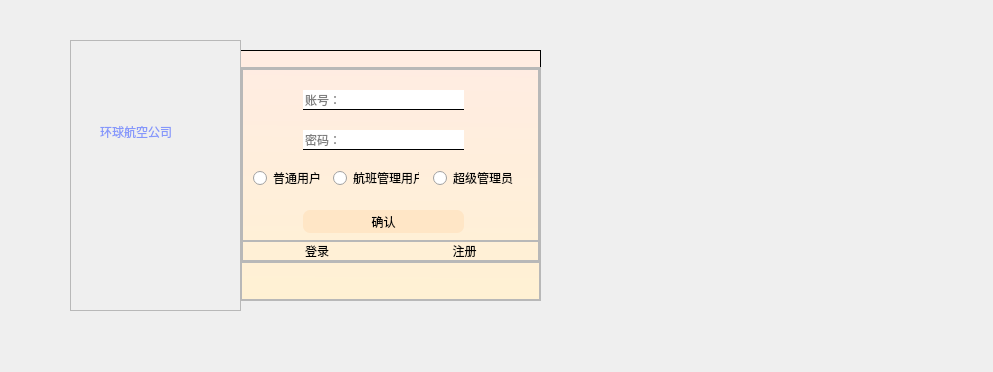
<?xml version="1.0" encoding="UTF-8"?>
<ui version="4.0">
 <class>LoginWindow</class>
 <widget class="QMainWindow" name="LoginWindow">
  <property name="geometry">
   <rect>
    <x>0</x>
    <y>0</y>
    <width>993</width>
    <height>372</height>
   </rect>
  </property>
  <property name="windowTitle">
   <string>MainWindow</string>
  </property>
  <widget class="QWidget" name="centralwidget">
   <widget class="QFrame" name="frame">
    <property name="geometry">
     <rect>
      <x>70</x>
      <y>40</y>
      <width>171</width>
      <height>271</height>
     </rect>
    </property>
    <property name="styleSheet">
     <string notr="true">#frame{
image: url(:/imag/imag/login1.png);
image-border-radius:20px;
}</string>
    </property>
    <property name="frameShape">
     <enum>QFrame::StyledPanel</enum>
    </property>
    <property name="frameShadow">
     <enum>QFrame::Raised</enum>
    </property>
    <widget class="QLabel" name="label">
     <property name="geometry">
      <rect>
       <x>30</x>
       <y>80</y>
       <width>126</width>
       <height>23</height>
      </rect>
     </property>
     <property name="styleSheet">
      <string notr="true">
font: 16pt &quot;华文行楷&quot;;
color: rgb(133, 151, 251);</string>
     </property>
     <property name="text">
      <string>环球航空公司</string>
     </property>
    </widget>
   </widget>
   <widget class="QFrame" name="frame_2">
    <property name="geometry">
     <rect>
      <x>240</x>
      <y>50</y>
      <width>301</width>
      <height>251</height>
     </rect>
    </property>
    <property name="styleSheet">
     <string notr="true">#frame_2{
	background-color: qlineargradient(spread:pad, x1:0, y1:1, x2:0.0113636, y2:0, stop:0 rgba(255, 241, 211, 255), stop:1 rgba(255, 236, 227, 255));
}</string>
    </property>
    <property name="frameShape">
     <enum>QFrame::StyledPanel</enum>
    </property>
    <property name="frameShadow">
     <enum>QFrame::Raised</enum>
    </property>
    <widget class="QFrame" name="frame_3">
     <property name="geometry">
      <rect>
       <x>0</x>
       <y>17</y>
       <width>301</width>
       <height>234</height>
      </rect>
     </property>
     <property name="sizePolicy">
      <sizepolicy hsizetype="Preferred" vsizetype="Expanding">
       <horstretch>0</horstretch>
       <verstretch>0</verstretch>
      </sizepolicy>
     </property>
     <property name="minimumSize">
      <size>
       <width>301</width>
       <height>234</height>
      </size>
     </property>
     <property name="frameShape">
      <enum>QFrame::StyledPanel</enum>
     </property>
     <property name="frameShadow">
      <enum>QFrame::Raised</enum>
     </property>
     <layout class="QVBoxLayout" name="verticalLayout">
      <property name="spacing">
       <number>0</number>
      </property>
      <property name="leftMargin">
       <number>0</number>
      </property>
      <property name="topMargin">
       <number>0</number>
      </property>
      <property name="rightMargin">
       <number>0</number>
      </property>
      <property name="bottomMargin">
       <number>0</number>
      </property>
      <item>
       <widget class="QFrame" name="frame_4">
        <property name="sizePolicy">
         <sizepolicy hsizetype="Preferred" vsizetype="Preferred">
          <horstretch>0</horstretch>
          <verstretch>18</verstretch>
         </sizepolicy>
        </property>
        <property name="frameShape">
         <enum>QFrame::StyledPanel</enum>
        </property>
        <property name="frameShadow">
         <enum>QFrame::Raised</enum>
        </property>
        <layout class="QVBoxLayout" name="verticalLayout_3">
         <property name="spacing">
          <number>0</number>
         </property>
         <property name="leftMargin">
          <number>0</number>
         </property>
         <property name="topMargin">
          <number>0</number>
         </property>
         <property name="rightMargin">
          <number>0</number>
         </property>
         <property name="bottomMargin">
          <number>0</number>
         </property>
         <item>
          <widget class="QFrame" name="frame_6">
           <property name="sizePolicy">
            <sizepolicy hsizetype="Preferred" vsizetype="Expanding">
             <horstretch>0</horstretch>
             <verstretch>7</verstretch>
            </sizepolicy>
           </property>
           <property name="frameShape">
            <enum>QFrame::StyledPanel</enum>
           </property>
           <property name="frameShadow">
            <enum>QFrame::Raised</enum>
           </property>
           <layout class="QVBoxLayout" name="verticalLayout_4">
            <property name="spacing">
             <number>0</number>
            </property>
            <property name="leftMargin">
             <number>0</number>
            </property>
            <property name="topMargin">
             <number>0</number>
            </property>
            <property name="rightMargin">
             <number>0</number>
            </property>
            <property name="bottomMargin">
             <number>0</number>
            </property>
            <item>
             <widget class="QStackedWidget" name="stackedWidget_2">
              <property name="styleSheet">
               <string notr="true">QLineEdit{
	border:none;
	border-bottom:1px solid black;
}
QPushButton{
	border-radius:7px;
	background-color: rgb(255, 230, 198);
}
QPushButton:pressed{
	padding-top:3px;
	padding-left:3px;
}</string>
              </property>
              <property name="currentIndex">
               <number>0</number>
              </property>
              <widget class="QWidget" name="page_login">
               <widget class="QPushButton" name="pushButton_L_confirm">
                <property name="geometry">
                 <rect>
                  <x>60</x>
                  <y>140</y>
                  <width>161</width>
                  <height>23</height>
                 </rect>
                </property>
                <property name="text">
                 <string>确认</string>
                </property>
               </widget>
               <widget class="QRadioButton" name="radioButton_user">
                <property name="geometry">
                 <rect>
                  <x>10</x>
                  <y>100</y>
                  <width>71</width>
                  <height>16</height>
                 </rect>
                </property>
                <property name="text">
                 <string>普通用户</string>
                </property>
               </widget>
               <widget class="QRadioButton" name="radioButton_manageruser">
                <property name="geometry">
                 <rect>
                  <x>90</x>
                  <y>100</y>
                  <width>86</width>
                  <height>16</height>
                 </rect>
                </property>
                <property name="text">
                 <string>航班管理用户</string>
                </property>
               </widget>
               <widget class="QRadioButton" name="radioButton_supermanager">
                <property name="geometry">
                 <rect>
                  <x>190</x>
                  <y>100</y>
                  <width>86</width>
                  <height>16</height>
                 </rect>
                </property>
                <property name="text">
                 <string>超级管理员</string>
                </property>
               </widget>
               <widget class="QLineEdit" name="lineEdit_L_password">
                <property name="geometry">
                 <rect>
                  <x>60</x>
                  <y>60</y>
                  <width>161</width>
                  <height>20</height>
                 </rect>
                </property>
                <property name="echoMode">
                 <enum>QLineEdit::Password</enum>
                </property>
                <property name="placeholderText">
                 <string>密码：</string>
                </property>
               </widget>
               <widget class="QLineEdit" name="lineEdit_L_account">
                <property name="geometry">
                 <rect>
                  <x>60</x>
                  <y>20</y>
                  <width>161</width>
                  <height>20</height>
                 </rect>
                </property>
                <property name="placeholderText">
                 <string>账号：</string>
                </property>
               </widget>
              </widget>
              <widget class="QWidget" name="page_register">
               <widget class="QLineEdit" name="lineEdit_R_account">
                <property name="geometry">
                 <rect>
                  <x>70</x>
                  <y>20</y>
                  <width>151</width>
                  <height>17</height>
                 </rect>
                </property>
                <property name="placeholderText">
                 <string>账号：</string>
                </property>
               </widget>
               <widget class="QLineEdit" name="lineEdit_R_password">
                <property name="geometry">
                 <rect>
                  <x>70</x>
                  <y>60</y>
                  <width>151</width>
                  <height>17</height>
                 </rect>
                </property>
                <property name="echoMode">
                 <enum>QLineEdit::Password</enum>
                </property>
                <property name="placeholderText">
                 <string>密码：</string>
                </property>
               </widget>
               <widget class="QLineEdit" name="lineEdit_R_repassword">
                <property name="geometry">
                 <rect>
                  <x>70</x>
                  <y>100</y>
                  <width>151</width>
                  <height>17</height>
                 </rect>
                </property>
                <property name="echoMode">
                 <enum>QLineEdit::Password</enum>
                </property>
                <property name="placeholderText">
                 <string>确认密码：</string>
                </property>
               </widget>
               <widget class="QPushButton" name="pushButton_R_confirm">
                <property name="geometry">
                 <rect>
                  <x>60</x>
                  <y>140</y>
                  <width>161</width>
                  <height>21</height>
                 </rect>
                </property>
                <property name="text">
                 <string>注册</string>
                </property>
               </widget>
              </widget>
             </widget>
            </item>
           </layout>
          </widget>
         </item>
         <item>
          <widget class="QFrame" name="frame_7">
           <property name="sizePolicy">
            <sizepolicy hsizetype="Preferred" vsizetype="Expanding">
             <horstretch>0</horstretch>
             <verstretch>0</verstretch>
            </sizepolicy>
           </property>
           <property name="frameShape">
            <enum>QFrame::StyledPanel</enum>
           </property>
           <property name="frameShadow">
            <enum>QFrame::Raised</enum>
           </property>
           <layout class="QHBoxLayout" name="horizontalLayout">
            <property name="spacing">
             <number>0</number>
            </property>
            <property name="leftMargin">
             <number>0</number>
            </property>
            <property name="topMargin">
             <number>0</number>
            </property>
            <property name="rightMargin">
             <number>0</number>
            </property>
            <property name="bottomMargin">
             <number>0</number>
            </property>
            <item>
             <widget class="QPushButton" name="pushButton_Login">
              <property name="styleSheet">
               <string notr="true">QPushButton{
	border:none;
}
QPushButton:hover{
	padding-bottom:3px;
	padding-left:3px;
}</string>
              </property>
              <property name="text">
               <string>登录</string>
              </property>
              <property name="icon">
               <iconset resource="../res.qrc">
                <normaloff>:/imag/imag/login_icon.png</normaloff>:/imag/imag/login_icon.png</iconset>
              </property>
             </widget>
            </item>
            <item>
             <widget class="QPushButton" name="pushButton_Register">
              <property name="styleSheet">
               <string notr="true">QPushButton{
	border:none;
}
QPushButton:hover{

	padding-bottom:3px;
	padding-left:3px;
}</string>
              </property>
              <property name="text">
               <string>注册</string>
              </property>
              <property name="icon">
               <iconset resource="../res.qrc">
                <normaloff>:/imag/imag/login_icon2.png</normaloff>:/imag/imag/login_icon2.png</iconset>
              </property>
             </widget>
            </item>
           </layout>
          </widget>
         </item>
        </layout>
       </widget>
      </item>
      <item>
       <widget class="QFrame" name="frame_5">
        <property name="sizePolicy">
         <sizepolicy hsizetype="Preferred" vsizetype="Expanding">
          <horstretch>0</horstretch>
          <verstretch>2</verstretch>
         </sizepolicy>
        </property>
        <property name="frameShape">
         <enum>QFrame::StyledPanel</enum>
        </property>
        <property name="frameShadow">
         <enum>QFrame::Raised</enum>
        </property>
        <layout class="QVBoxLayout" name="verticalLayout_2">
         <property name="spacing">
          <number>0</number>
         </property>
         <property name="leftMargin">
          <number>0</number>
         </property>
         <property name="topMargin">
          <number>0</number>
         </property>
         <property name="rightMargin">
          <number>0</number>
         </property>
         <property name="bottomMargin">
          <number>0</number>
         </property>
         <item>
          <widget class="QStackedWidget" name="stackedWidget">
           <property name="sizePolicy">
            <sizepolicy hsizetype="Preferred" vsizetype="Preferred">
             <horstretch>0</horstretch>
             <verstretch>1</verstretch>
            </sizepolicy>
           </property>
           <property name="currentIndex">
            <number>0</number>
           </property>
           <widget class="QWidget" name="page"/>
           <widget class="QWidget" name="page_2">
            <layout class="QHBoxLayout" name="horizontalLayout_2">
             <item>
              <widget class="QLabel" name="label_2">
               <property name="styleSheet">
                <string notr="true">color:rgb(255, 0, 0)</string>
               </property>
               <property name="text">
                <string>             账号或密码不能为空！</string>
               </property>
              </widget>
             </item>
            </layout>
           </widget>
           <widget class="QWidget" name="page_3">
            <widget class="QLabel" name="label_3">
             <property name="geometry">
              <rect>
               <x>93</x>
               <y>9</y>
               <width>99</width>
               <height>12</height>
              </rect>
             </property>
             <property name="styleSheet">
              <string notr="true">color:rgb(255, 0, 0);</string>
             </property>
             <property name="text">
              <string>账号或密码错误！</string>
             </property>
            </widget>
           </widget>
           <widget class="QWidget" name="page_4">
            <widget class="QLabel" name="label_4">
             <property name="geometry">
              <rect>
               <x>110</x>
               <y>7</y>
               <width>71</width>
               <height>14</height>
              </rect>
             </property>
             <property name="styleSheet">
              <string notr="true">color:rgb(255, 0, 0)</string>
             </property>
             <property name="text">
              <string>未选择角色！</string>
             </property>
            </widget>
           </widget>
           <widget class="QWidget" name="page_5">
            <layout class="QHBoxLayout" name="horizontalLayout_3">
             <item>
              <widget class="QLabel" name="label_5">
               <property name="styleSheet">
                <string notr="true">color: rgb(255, 0, 0);</string>
               </property>
               <property name="text">
                <string>               两次密码不一致！</string>
               </property>
              </widget>
             </item>
            </layout>
           </widget>
           <widget class="QWidget" name="page_6">
            <layout class="QHBoxLayout" name="horizontalLayout_4">
             <item alignment="Qt::AlignHCenter">
              <widget class="QLabel" name="label_6">
               <property name="styleSheet">
                <string notr="true">color: rgb(255, 0, 0);</string>
               </property>
               <property name="text">
                <string>该账号已存在，请重新输入账号！</string>
               </property>
              </widget>
             </item>
            </layout>
           </widget>
           <widget class="QWidget" name="page_7">
            <layout class="QHBoxLayout" name="horizontalLayout_5">
             <item alignment="Qt::AlignHCenter">
              <widget class="QLabel" name="label_7">
               <property name="styleSheet">
                <string notr="true">color: rgb(0, 170, 0);</string>
               </property>
               <property name="text">
                <string>注册成功！</string>
               </property>
              </widget>
             </item>
            </layout>
           </widget>
          </widget>
         </item>
        </layout>
       </widget>
      </item>
     </layout>
    </widget>
    <widget class="QPushButton" name="pushButton">
     <property name="geometry">
      <rect>
       <x>280</x>
       <y>0</y>
       <width>20</width>
       <height>20</height>
      </rect>
     </property>
     <property name="styleSheet">
      <string notr="true">QPushButton{
	border:none;
}
QPushButton:hover{
	padding-bottom:3px;
}</string>
     </property>
     <property name="text">
      <string/>
     </property>
     <property name="icon">
      <iconset resource="../res.qrc">
       <normaloff>:/imag/imag/exit.webp</normaloff>:/imag/imag/exit.webp</iconset>
     </property>
     <property name="iconSize">
      <size>
       <width>16</width>
       <height>20</height>
      </size>
     </property>
    </widget>
   </widget>
   <zorder>frame_2</zorder>
   <zorder>frame</zorder>
  </widget>
 </widget>
 <resources>
  <include location="../res.qrc"/>
 </resources>
 <connections>
  <connection>
   <sender>pushButton</sender>
   <signal>clicked()</signal>
   <receiver>LoginWindow</receiver>
   <slot>close()</slot>
   <hints>
    <hint type="sourcelabel">
     <x>529</x>
     <y>56</y>
    </hint>
    <hint type="destinationlabel">
     <x>597</x>
     <y>35</y>
    </hint>
   </hints>
  </connection>
 </connections>
</ui>
